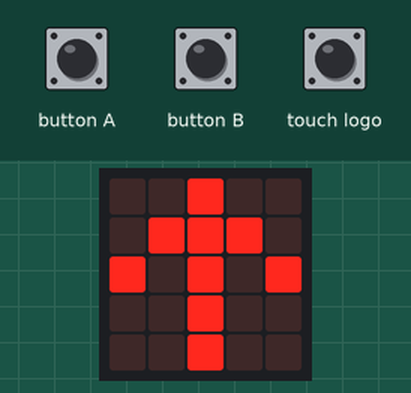
This program was run on a simulated BBC micro:bit running MicroPython. Parts: the board's 5×5 LED display. Inputs (shaded band) come from the test bench.

Above: at 1.2 s.
1.3 s: button A pressed for 0.15 s
At 2.1 s:
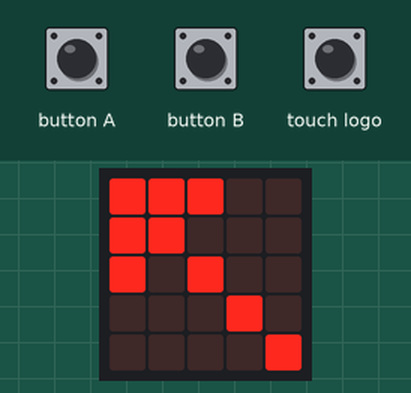
2.9 s: button A pressed for 1 s
At 3.3 s:
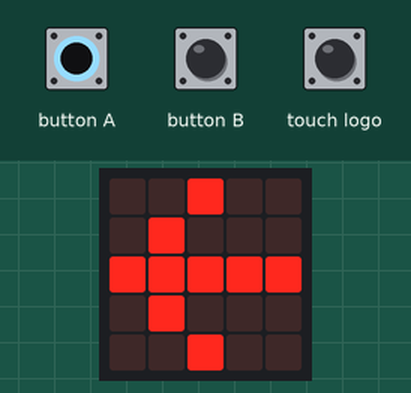
5.4 s: button A pressed for 0.15 s
At 6.4 s:
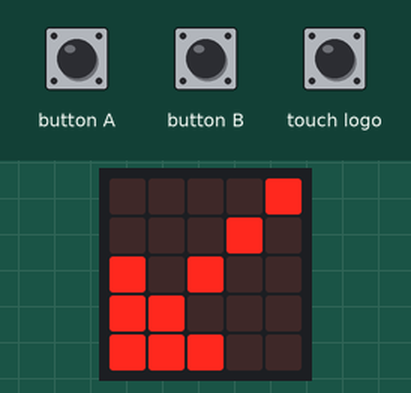
7.0 s: button A pressed for 3.2 s
At 7.6 s:
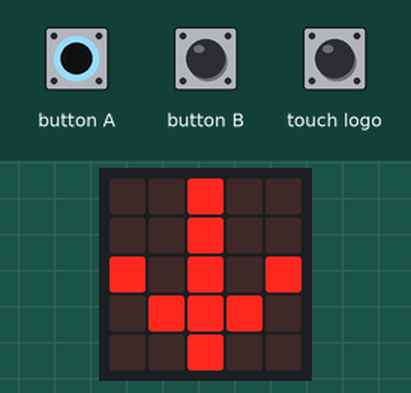
11.7 s: button A pressed for 0.15 s
At 12.4 s:
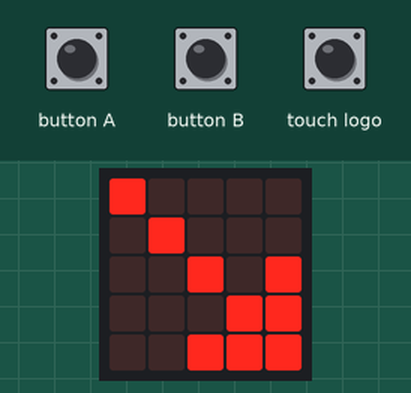
13.3 s: button A pressed for 1 s
At 13.6 s:
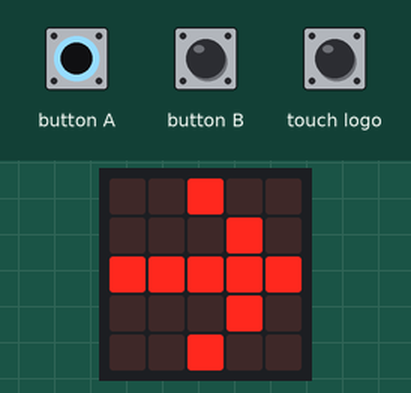
Timing chart, 0 to 16.3 s (numbered marks = the images above; inputs shaded):
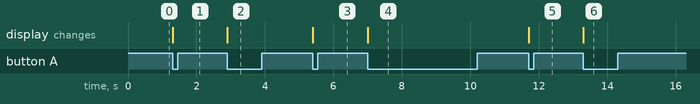

The program:

demo_buttons_touch_logo_rotate_arrow.py
```python
####################################################
# MicroPython code for BBC Micro:bit v2
# - This code rotates the arrow on the LED matrix display.
# - If the button A was pressed, rotate the arrow anti-clockwise.
# - If the button B was pressed, rotate the arrow clockwise.
# - If the logo was touched, show the arrow pointing up.
####################################################

from microbit import *
from random import *

# Create a list of arrow images (predefined)
images = Image.ALL_ARROWS

# Get the number of arrow images
n = len(images)

# Reset the index value.
index = 0

while True:
    if pin_logo.is_touched():
        # Reset the index value to zero.
        index = 0
    elif button_a.was_pressed():
        # Decrement the index value (rotate anti-clockwise).
        index = (n+index-1) % n
    elif button_b.was_pressed():
        # Increment the index value (rotate clockwise).
        index = (n+index+1) % n
    # Show the arrow according to the index value.
    display.show( images[index] )

####################################################
```

Measured:
- after the input at 1.3 s, the display: changes at once (image 1)
- after the input at 2.9 s, the display: changes at once (image 2)
- after the input at 5.4 s, the display: changes at once (image 3)
- after the input at 7.0 s, the display: changes at once (image 4)
- after the input at 11.7 s, the display: changes at once (image 5)
- after the input at 13.3 s, the display: changes at once (image 6)
